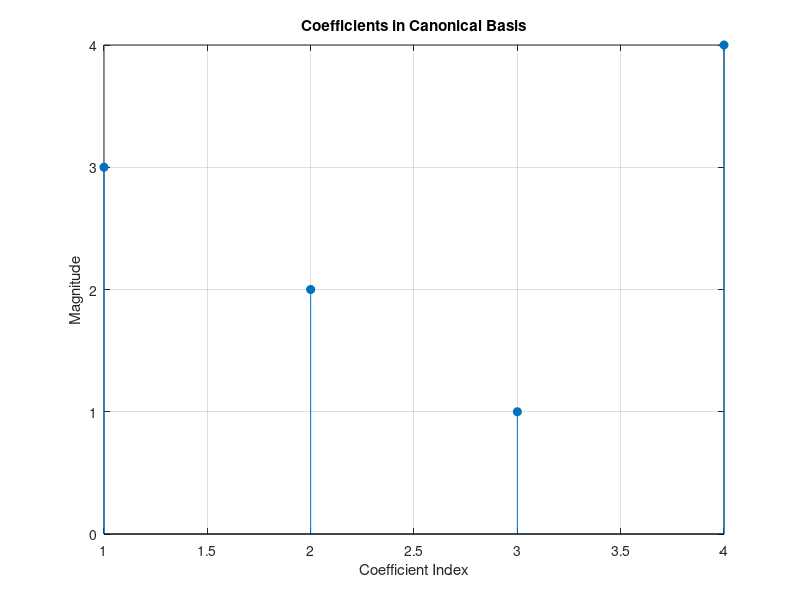
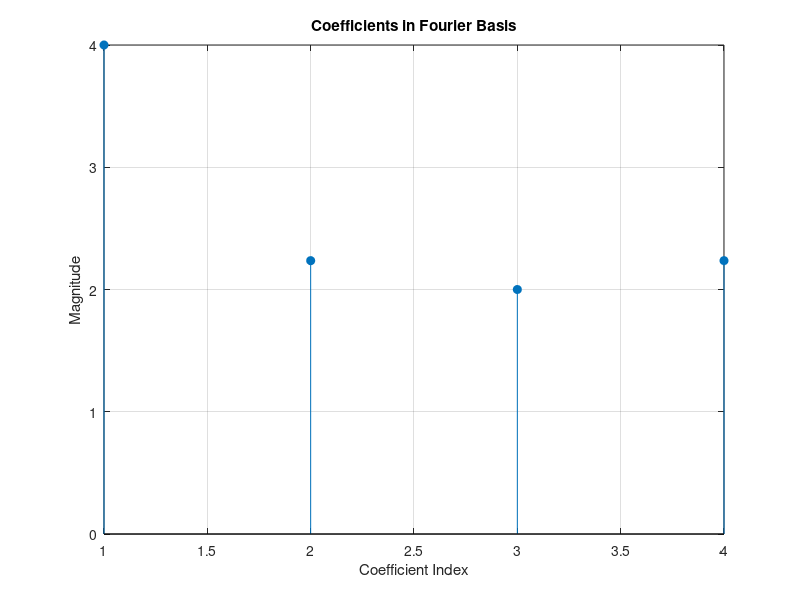
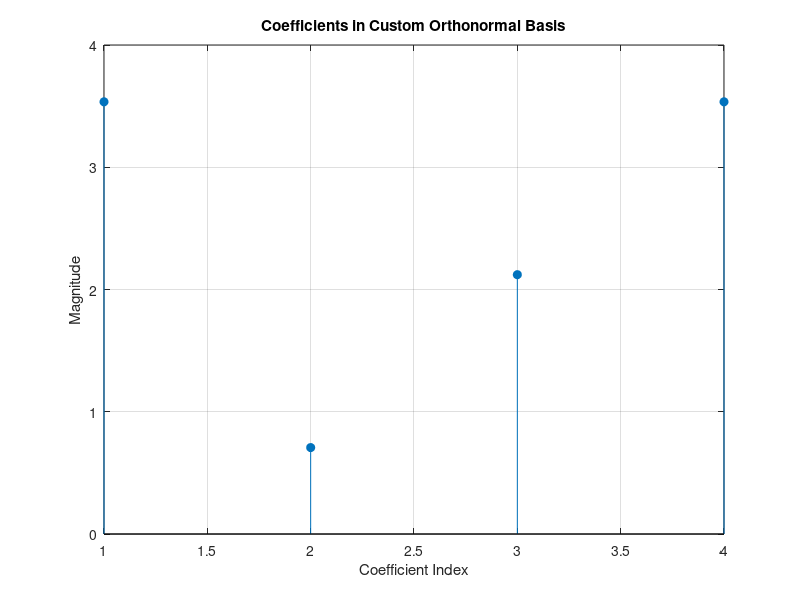

The MATLAB script that drew these images, in order:
clc;
clear;


x = [3; 2; -1; 4]; %values of signal for n = 0 to 3
N = length(x);  % Signal length N = 4

% Canonical basis U_delta (Identity matrix)
U_delta = eye(N);

% Fourier basis U_F
U_F = (1/sqrt(N)) * [1, 1, 1, 1;
                     1, exp(-1j*2*pi/4), exp(-1j*2*pi*2/4), exp(-1j*2*pi*3/4);
                     1, exp(-1j*2*pi*2/4), exp(-1j*2*pi*4/4), exp(-1j*2*pi*6/4);
                     1, exp(-1j*2*pi*3/4), exp(-1j*2*pi*6/4), exp(-1j*2*pi*9/4)];

%custom basis, I am using rotated identity matrix for simplicity
theta = pi/4;  % Rotation angle
U_custom = [cos(theta), -sin(theta), 0, 0;
            sin(theta), cos(theta), 0, 0;
            0, 0, cos(theta), -sin(theta);
            0, 0, sin(theta), cos(theta)];

% Compute the coefficients for each basis
c_delta = U_delta' * x;
c_Fourier = U_F' * x;
c_custom = U_custom' * x;

% Display the coefficients
disp('Coefficients in Canonical Basis (U_delta):');
disp(c_delta);

disp('Coefficients in Fourier Basis (U_F):');
disp(c_Fourier);

disp('Coefficients in Custom Orthonormal Basis (U_custom):');
disp(c_custom);

% Plot the coefficients for each basis
figure;
stem(abs(c_delta), 'filled');
title('Coefficients in Canonical Basis');
xlabel('Coefficient Index');
ylabel('Magnitude');
grid on;

figure;
stem(abs(c_Fourier), 'filled');
title('Coefficients in Fourier Basis');
xlabel('Coefficient Index');
ylabel('Magnitude');
grid on;

figure;
stem(abs(c_custom), 'filled');
title('Coefficients in Custom Orthonormal Basis');
xlabel('Coefficient Index');
ylabel('Magnitude');
grid on;
